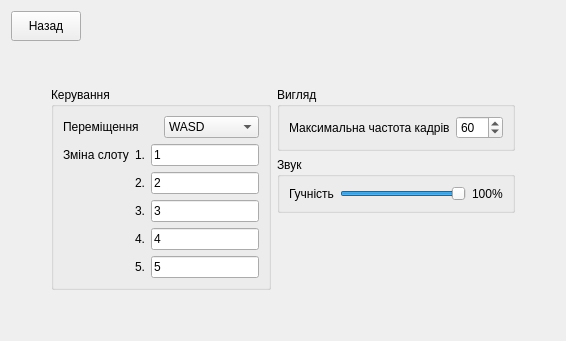
      <widget class="QWidget" name="page_settingsScreen">
       <layout class="QVBoxLayout" name="verticalLayout_26">
        <item>
         <layout class="QVBoxLayout" name="verticalLayout_25">
          <item>
           <layout class="QHBoxLayout" name="horizontalLayout_20">
            <item>
             <widget class="QPushButton" name="b_back">
              <property name="minimumSize">
               <size>
                <width>70</width>
                <height>30</height>
               </size>
              </property>
              <property name="maximumSize">
               <size>
                <width>70</width>
                <height>30</height>
               </size>
              </property>
              <property name="text">
               <string>Назад</string>
              </property>
             </widget>
            </item>
            <item>
             <spacer name="horizontalSpacer_5">
              <property name="orientation">
               <enum>Qt::Orientation::Horizontal</enum>
              </property>
              <property name="sizeHint" stdset="0">
               <size>
                <width>40</width>
                <height>20</height>
               </size>
              </property>
             </spacer>
            </item>
           </layout>
          </item>
          <item>
           <spacer name="verticalSpacer_4">
            <property name="orientation">
             <enum>Qt::Orientation::Vertical</enum>
            </property>
            <property name="sizeHint" stdset="0">
             <size>
              <width>20</width>
              <height>40</height>
             </size>
            </property>
           </spacer>
          </item>
          <item>
           <layout class="QHBoxLayout" name="horizontalLayout_18">
            <item>
             <spacer name="horizontalSpacer_4">
              <property name="orientation">
               <enum>Qt::Orientation::Horizontal</enum>
              </property>
              <property name="sizeHint" stdset="0">
               <size>
                <width>40</width>
                <height>20</height>
               </size>
              </property>
             </spacer>
            </item>
            <item>
             <layout class="QHBoxLayout" name="horizontalLayout_17">
              <item>
               <widget class="QGroupBox" name="gb_control">
                <property name="maximumSize">
                 <size>
                  <width>220</width>
                  <height>16777215</height>
                 </size>
                </property>
                <property name="title">
                 <string>Керування</string>
                </property>
                <layout class="QVBoxLayout" name="verticalLayout_21">
                 <item>
                  <layout class="QVBoxLayout" name="verticalLayout_19">
                   <item>
                    <layout class="QHBoxLayout" name="horizontalLayout_15">
                     <item>
                      <widget class="QLabel" name="l_movement">
                       <property name="text">
                        <string>Переміщення</string>
                       </property>
                      </widget>
                     </item>
                     <item>
                      <widget class="QComboBox" name="cb_movement">
                       <item>
                        <property name="text">
                         <string>WASD</string>
                        </property>
                       </item>
                       <item>
                        <property name="text">
                         <string>Стрілки</string>
                        </property>
                       </item>
                      </widget>
                     </item>
                    </layout>
                   </item>
                   <item>
                    <layout class="QHBoxLayout" name="horizontalLayout_14">
                     <item>
                      <layout class="QVBoxLayout" name="verticalLayout_20">
                       <item>
                        <widget class="QLabel" name="l_changeSlot">
                         <property name="text">
                          <string>Зміна слоту</string>
                         </property>
                        </widget>
                       </item>
                       <item>
                        <widget class="QLabel" name="label_2">
                         <property name="text">
                          <string/>
                         </property>
                        </widget>
                       </item>
                       <item>
                        <widget class="QLabel" name="label_3">
                         <property name="text">
                          <string/>
                         </property>
                        </widget>
                       </item>
                       <item>
                        <widget class="QLabel" name="label_4">
                         <property name="text">
                          <string/>
                         </property>
                        </widget>
                       </item>
                       <item>
                        <widget class="QLabel" name="label_5">
                         <property name="text">
                          <string/>
                         </property>
                        </widget>
                       </item>
                      </layout>
                     </item>
                     <item>
                      <layout class="QVBoxLayout" name="verticalLayout_17">
                       <item>
                        <layout class="QHBoxLayout" name="horizontalLayout_6">
                         <item>
                          <widget class="QLabel" name="l_1">
                           <property name="text">
                            <string>1.</string>
                           </property>
                          </widget>
                         </item>
                         <item>
                          <widget class="QKeySequenceEdit" name="kse_firstSlot">
                           <property name="minimumSize">
                            <size>
                             <width>0</width>
                             <height>0</height>
                            </size>
                           </property>
                           <property name="maximumSize">
                            <size>
                             <width>16777215</width>
                             <height>16777215</height>
                            </size>
                           </property>
                           <property name="keySequence">
                            <string>1</string>
                           </property>
                           <property name="maximumSequenceLength">
                            <longLong>1</longLong>
                           </property>
                          </widget>
                         </item>
                        </layout>
                       </item>
                       <item>
                        <layout class="QHBoxLayout" name="horizontalLayout_10">
                         <item>
                          <widget class="QLabel" name="l_2">
                           <property name="text">
                            <string>2.</string>
                           </property>
                          </widget>
                         </item>
                         <item>
                          <widget class="QKeySequenceEdit" name="kse_secondSlot">
                           <property name="minimumSize">
                            <size>
                             <width>0</width>
                             <height>0</height>
                            </size>
                           </property>
                           <property name="maximumSize">
                            <size>
                             <width>16777215</width>
                             <height>16777215</height>
                            </size>
                           </property>
                           <property name="keySequence">
                            <string>2</string>
                           </property>
                           <property name="maximumSequenceLength">
                            <longLong>1</longLong>
                           </property>
                          </widget>
                         </item>
                        </layout>
                       </item>
                       <item>
                        <layout class="QHBoxLayout" name="horizontalLayout_11">
                         <item>
                          <widget class="QLabel" name="l_3">
                           <property name="text">
                            <string>3.</string>
                           </property>
                          </widget>
                         </item>
                         <item>
                          <widget class="QKeySequenceEdit" name="kse_thirdSlot">
                           <property name="minimumSize">
                            <size>
                             <width>0</width>
                             <height>0</height>
                            </size>
                           </property>
                           <property name="maximumSize">
                            <size>
                             <width>16777215</width>
                             <height>16777215</height>
                            </size>
                           </property>
                           <property name="keySequence">
                            <string>3</string>
                           </property>
                           <property name="maximumSequenceLength">
                            <longLong>1</longLong>
                           </property>
                          </widget>
                         </item>
                        </layout>
                       </item>
                       <item>
                        <layout class="QHBoxLayout" name="horizontalLayout_12">
                         <item>
                          <widget class="QLabel" name="l_4">
                           <property name="text">
                            <string>4.</string>
                           </property>
                          </widget>
                         </item>
                         <item>
                          <widget class="QKeySequenceEdit" name="kse_fourthSlot">
                           <property name="minimumSize">
                            <size>
                             <width>0</width>
                             <height>0</height>
                            </size>
                           </property>
                           <property name="maximumSize">
                            <size>
                             <width>16777215</width>
                             <height>16777215</height>
                            </size>
                           </property>
                           <property name="keySequence">
                            <string>4</string>
                           </property>
                           <property name="maximumSequenceLength">
                            <longLong>1</longLong>
                           </property>
                          </widget>
                         </item>
                        </layout>
                       </item>
                       <item>
                        <layout class="QHBoxLayout" name="horizontalLayout_13">
                         <item>
                          <widget class="QLabel" name="l_5">
                           <property name="text">
                            <string>5.</string>
                           </property>
                          </widget>
                         </item>
                         <item>
                          <widget class="QKeySequenceEdit" name="kse_fifthSlot">
                           <property name="minimumSize">
                            <size>
                             <width>0</width>
                             <height>0</height>
                            </size>
                           </property>
                           <property name="maximumSize">
                            <size>
                             <width>16777215</width>
                             <height>16777215</height>
                            </size>
                           </property>
                           <property name="keySequence">
                            <string>5</string>
                           </property>
                           <property name="maximumSequenceLength">
                            <longLong>1</longLong>
                           </property>
                          </widget>
                         </item>
                        </layout>
                       </item>
                      </layout>
                     </item>
                    </layout>
                   </item>
                  </layout>
                 </item>
                </layout>
               </widget>
              </item>
              <item>
               <layout class="QVBoxLayout" name="verticalLayout_24">
                <item>
                 <widget class="QGroupBox" name="gb_view">
                  <property name="title">
                   <string>Вигляд</string>
                  </property>
                  <layout class="QVBoxLayout" name="verticalLayout_22">
                   <item>
                    <layout class="QHBoxLayout" name="horizontalLayout_9">
                     <item>
                      <widget class="QLabel" name="l_maxFps">
                       <property name="text">
                        <string>Максимальна частота кадрів</string>
                       </property>
                      </widget>
                     </item>
                     <item>
                      <widget class="QSpinBox" name="sb_maxFps">
                       <property name="minimum">
                        <number>15</number>
                       </property>
                       <property name="maximum">
                        <number>400</number>
                       </property>
                       <property name="value">
                        <number>60</number>
                       </property>
                      </widget>
                     </item>
                    </layout>
                   </item>
                  </layout>
                 </widget>
                </item>
                <item>
                 <widget class="QGroupBox" name="gb_sound">
                  <property name="title">
                   <string>Звук</string>
                  </property>
                  <layout class="QVBoxLayout" name="verticalLayout_23">
                   <item>
                    <layout class="QHBoxLayout" name="horizontalLayout_16">
                     <item>
                      <widget class="QLabel" name="l_volume">
                       <property name="text">
                        <string>Гучність</string>
                       </property>
                      </widget>
                     </item>
                     <item>
                      <widget class="QSlider" name="sl_volume">
                       <property name="maximum">
                        <number>100</number>
                       </property>
                       <property name="value">
                        <number>100</number>
                       </property>
                       <property name="orientation">
                        <enum>Qt::Orientation::Horizontal</enum>
                       </property>
                      </widget>
                     </item>
                     <item>
                      <widget class="QLabel" name="l_volumePercent">
                       <property name="text">
                        <string>100%</string>
                       </property>
                      </widget>
                     </item>
                    </layout>
                   </item>
                  </layout>
                 </widget>
                </item>
                <item>
                 <spacer name="verticalSpacer_3">
                  <property name="orientation">
                   <enum>Qt::Orientation::Vertical</enum>
                  </property>
                  <property name="sizeHint" stdset="0">
                   <size>
                    <width>20</width>
                    <height>40</height>
                   </size>
                  </property>
                 </spacer>
                </item>
               </layout>
              </item>
             </layout>
            </item>
            <item>
             <spacer name="horizontalSpacer_3">
              <property name="orientation">
               <enum>Qt::Orientation::Horizontal</enum>
              </property>
              <property name="sizeHint" stdset="0">
               <size>
                <width>40</width>
                <height>20</height>
               </size>
              </property>
             </spacer>
            </item>
           </layout>
          </item>
          <item>
           <spacer name="verticalSpacer_5">
            <property name="orientation">
             <enum>Qt::Orientation::Vertical</enum>
            </property>
            <property name="sizeHint" stdset="0">
             <size>
              <width>20</width>
              <height>40</height>
             </size>
            </property>
           </spacer>
          </item>
         </layout>
        </item>
       </layout>
      </widget>
